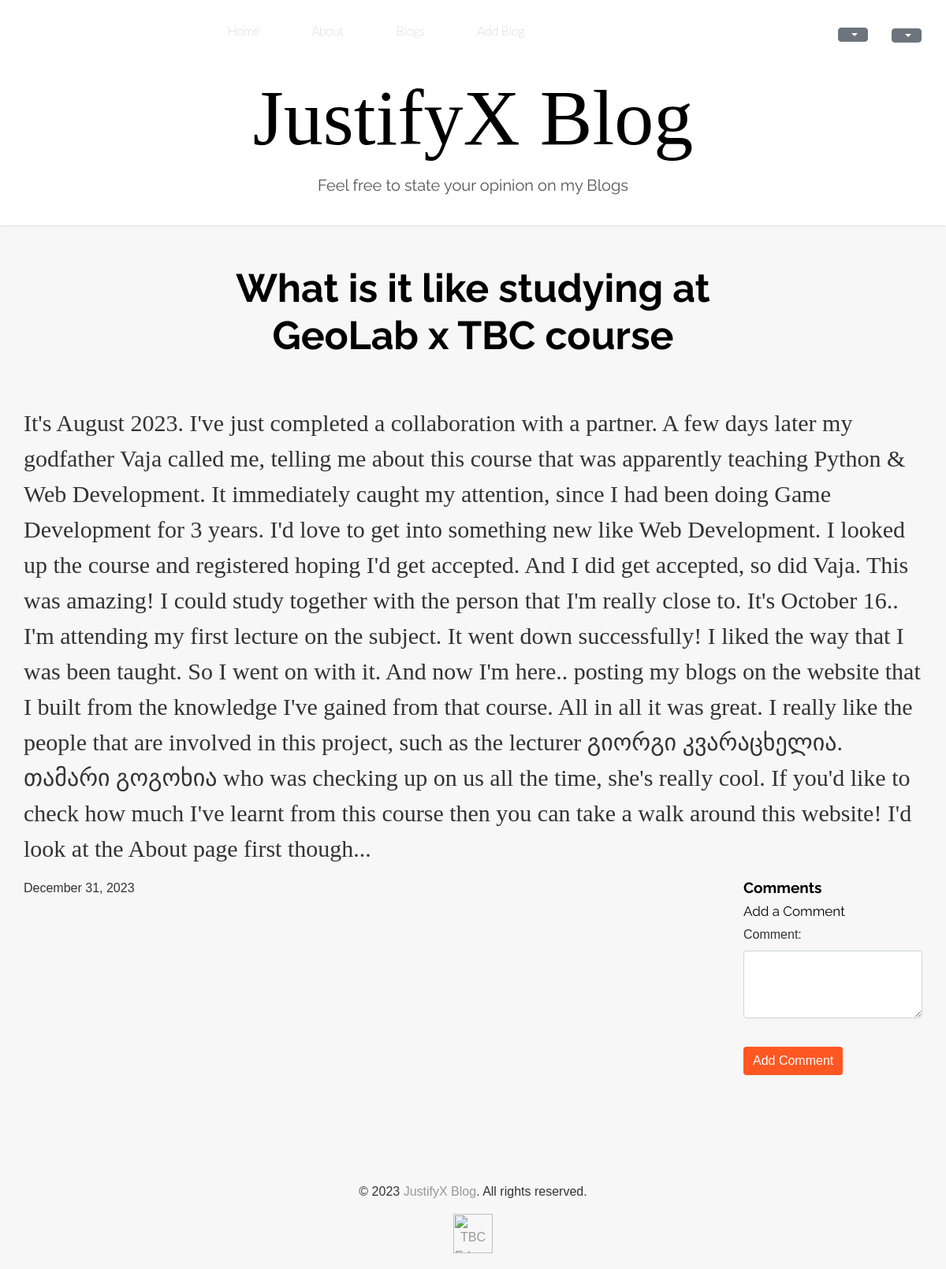
/blog/2 (signed in), run on the app's committed database.
### models.py (models this page shows, shortened)
class Blog(db.Model):
    __tablename__ = "blog"
    id = db.Column(db.Integer, primary_key=True)
    name = db.Column(db.String(255), nullable=False)
    description = db.Column(db.Text, nullable=True)
    content = db.Column(db.Text, nullable=False)
    post_date = db.Column(db.DateTime, nullable=False, default=db.func.current_timestamp())
    img = db.Column(db.String(255), nullable=False)

### routes.py (the view)
@app.route("/blog/<int:blog_id>", methods=['GET', 'POST'])
def blog_detail(blog_id):
    blog = Blog.query.get_or_404(blog_id)
    form = CommentForm()
    if request.method == 'POST' and form.validate_on_submit():
        comment = Comment(content=form.comment.data, user=current_user, blog=blog)
        db.session.add(comment)
        db.session.commit()
        flash('Comment posted successfully!', 'success')
    return render_template("blog_detail.html", blog=blog, form=form)

### forms.py
class CommentForm(FlaskForm):
    comment = TextAreaField("Add a Comment", validators=[DataRequired(message="Comment field is mandatory")])
    submit_comment = SubmitField("Submit Comment")

class SearchForm(FlaskForm):
    search = StringField("Search", render_kw={"placeholder": "Search..."}, id="search-input")
    submit = SubmitField("Go")

### routes.py (called while the page is built)
@app.context_processor
def inject_search_form():
    search_form = SearchForm()
    return dict(search_form=search_form)

@login_manager.user_loader
def load_user(user_id):
    return User.query.get(int(user_id))

### templates/blog_detail.html (shortened to what this page needs)
{% extends 'base.html' %}
{% block page_title %}JustifyX Blog{% endblock %}
{% block page_description %}Feel free to state your opinion on my Blogs{% endblock %}
{% block content %}
<section class="container">
    <section class="container">
        <div class="row">
            <div class="col-md-8 offset-md-2">
                <h2 class="text-center font-weight-bold blog_title">{{ blog.name }}</h2>
            </div>
        </div>
    </section>
    <p class="blog_content">{{ blog.content | safe }}</p>
    <p>{{ blog.post_date.strftime('%B %d, %Y') }}</p>
    <div id="comments-section">
        <h3 class="font-weight-bold">Comments</h3>
        <h4>Add a Comment</h4>
        <form id="comment-form" method="post" action="{{ url_for('add_comment', blog_id=blog.id) }}">
            <div class="form-group">
                <label for="comment-text">Comment:</label>
                <textarea name="comment" class="form-control" id="comment-text" rows="3" required></textarea>
            </div>
            <button type="submit" class="btn btn-primary">Add Comment</button>
        </form>
    </div>
</section>
{% endblock %}

### static/style.css (style rules this page uses)
body { font-family: Montserrat, sans-serif; margin: 0; padding: 0; background-color: #f7f7f7; color: #333; }
.blog_title { font-size: 50px; margin-top: 50px; }
.blog_content { font-size: 30px; margin-top: 50px; font-family: Merriweather; }
.container { max-width: 1200px; margin: 0 auto; }
section { display: flex; justify-content: space-between; flex-wrap: wrap; }
.btn-primary { background-color: #ff5722; border: none; color: #fff; }
.btn { margin-top: 20px; }
h1, h2, h3, h4, h5, h6 { font-family: Raleway; font-weight: 400 !important; letter-spacing: 0; color: black; }
h2 { font-size: 20px }
h3 { font-size: 19px }
h4 { font-size: 17px }

### data on the page
Blog: name "What is it like studying at GeoLab x TBC course", content "It's August 2023. I've just completed a collaboration with a partner. A few days later my godfather Vaja called me, telling me about this course that was apparently teaching Python & Web Development. It immediately caught my attention, since I had been doing Game Development for 3 years. I'd love to get into something new like Web Development. I looked up the course and registered hoping I'd get accepted. And I did get accepted, so did Vaja. This was amazing! I could study together with the person that I'm really close to. It's October 16.. I'm attending my first lecture on the subject. It went down successfully! I liked the way that I was been taught. So I went on with it. And now I'm…", post_date "December 31, 2023"
